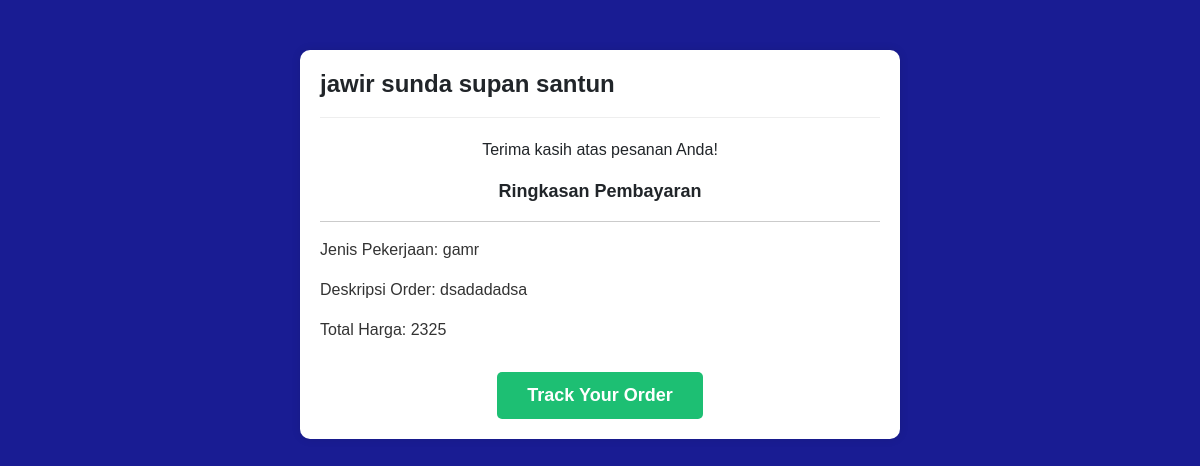
Page /ringkasan_pembayaran.php?id_order=3 on the committed database.
### tables this page shows
CREATE TABLE `order_table` (
  `id_order` int(11) NOT NULL,
  `klien_id` int(11) NOT NULL,
  `id_pekerjaan` int(11) DEFAULT NULL,
  `deskripsi_order` varchar(255) DEFAULT NULL,
  `file` varchar(255) NOT NULL,
  `status` enum('Menunggu Pembayaran','Dalam Pengerjaan','Selesai','Gagal') NOT NULL,
  `created_at` date NOT NULL DEFAULT current_timestamp(),
  `file_finish` varchar(255) NOT NULL
);

CREATE TABLE `users` (
  `id` int(11) NOT NULL,
  `name` varchar(255) NOT NULL,
  `username` varchar(50) NOT NULL,
  `password` varchar(100) NOT NULL,
  `email` varchar(100) NOT NULL,
  `foto_profil` varchar(255) NOT NULL,
  `no_hp` varchar(255) NOT NULL,
  `education` varchar(255) NOT NULL,
  `country` varchar(255) NOT NULL,
  `city_address` varchar(255) NOT NULL,
  `role` enum('klien','freelancer','admin') NOT NULL
);

CREATE TABLE `pekerjaan` (
  `id_pekerjaan` int(11) NOT NULL,
  `freelancer_id` int(11) NOT NULL,
  `jenis_pekerjaan` varchar(255) NOT NULL,
  `deskripsi_order` text NOT NULL,
  `foto` varchar(255) NOT NULL,
  `skills` varchar(255) NOT NULL,
  `harga` varchar(255) NOT NULL,
  `status_pekerjaan` varchar(50) DEFAULT 'belum dipesan',
  `nohp` varchar(14) NOT NULL
);

### ringkasan_pembayaran.php (the view, shortened to what this page needs)
<?php
include 'config.php';
if(isset($_GET['id_order'])) {
    $idOrder = $_GET['id_order'];
    $query = "SELECT order_table.id_order, order_table.deskripsi_order, order_table.id_pekerjaan, pekerjaan.jenis_pekerjaan, pekerjaan.harga, users.name
              FROM order_table
              INNER JOIN pekerjaan ON order_table.id_pekerjaan = pekerjaan.id_pekerjaan
              INNER JOIN users ON order_table.klien_id = users.id
              WHERE order_table.id_order = ?";
    $stmt = $conn->prepare($query);
    $stmt->bind_param("i", $idOrder);
    $stmt->execute();
    $result = $stmt->get_result();
    if ($result->num_rows > 0) {
        $row = $result->fetch_assoc();
    } else {
        echo "Tidak ada data yang ditemukan.";
    }
} else {
    echo "ID Order tidak ditemukan.";
}
?>
<!DOCTYPE html>
<html lang="en">
<head>
    <link href="https://cdn.jsdelivr.net/npm/bootstrap@5.3.0/dist/css/bootstrap.min.css" rel="stylesheet">
</head>
<body>
    <div class="payment-container">
        <div class="payment-header">
            <h2 class="text-center"><?= $row['name'] ?></h2>
        </div>
        <div class="payment-details text-center">
            <p>Terima kasih atas pesanan Anda!</p>
        </div>
        <div class="payment-summary">
            <div class="summary-heading text-center">Ringkasan Pembayaran</div>
            <div class="summary-details">
                <hr>
                <p class="text-start">Jenis Pekerjaan: <?= $row['jenis_pekerjaan'] ?></p>
                <p class="text-start">Deskripsi Order: <?= $row['deskripsi_order'] ?></p>
                <p class="text-start">Total Harga: <?= $row['harga'] ?></p>
            </div>
        </div>
        <div class="track-btn">
            <a href="riwayat_order.php" class="btn btn-track">Track Your Order</a>
        </div>
    </div>
</body>
</html>

### ringkasan_pembayaran.php (style rules this page uses)
body { font-family: Arial, sans-serif; background-color: rgba(1, 4, 136, 0.9); }
.payment-container { max-width: 600px; margin: 50px auto; padding: 20px; background-color: #fff; border-radius: 10px; box-shadow: 0px 0px 10px rgba(0, 0, 0, 0.1); }
.payment-header { display: flex; align-items: center; justify-content: space-between; margin-bottom: 20px; padding-bottom: 10px; border-bottom: 1px solid #eee; }
.payment-header h2 { font-size: 24px; font-weight: bold; }
.payment-summary { margin-bottom: 30px; }
.summary-heading { font-size: 18px; font-weight: bold; margin-bottom: 10px; }
.summary-details { font-size: 16px; color: #333; margin-bottom: 20px; }
.track-btn { display: flex; justify-content: center; margin-top: 20px; }
.btn-track { padding: 10px 30px; font-size: 18px; font-weight: bold; color: #fff; background-color: #1dbf73; border: none; border-radius: 5px; cursor: pointer; transition: background-color 0.3s; }

### rows in the picture
order_table: klien.name "jawir sunda supan santun", id_pekerjaan.jenis_pekerjaan "gamr", deskripsi_order "dsadadadsa", id_pekerjaan.harga "2325"
